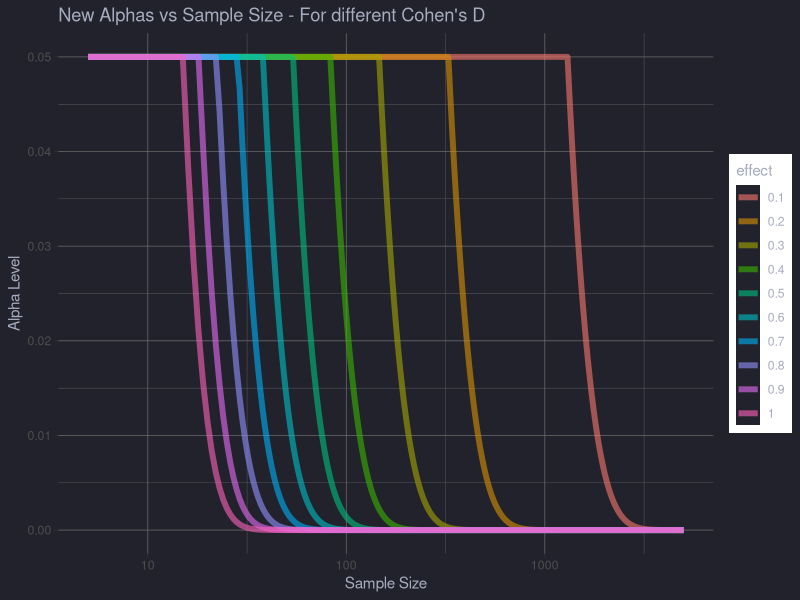
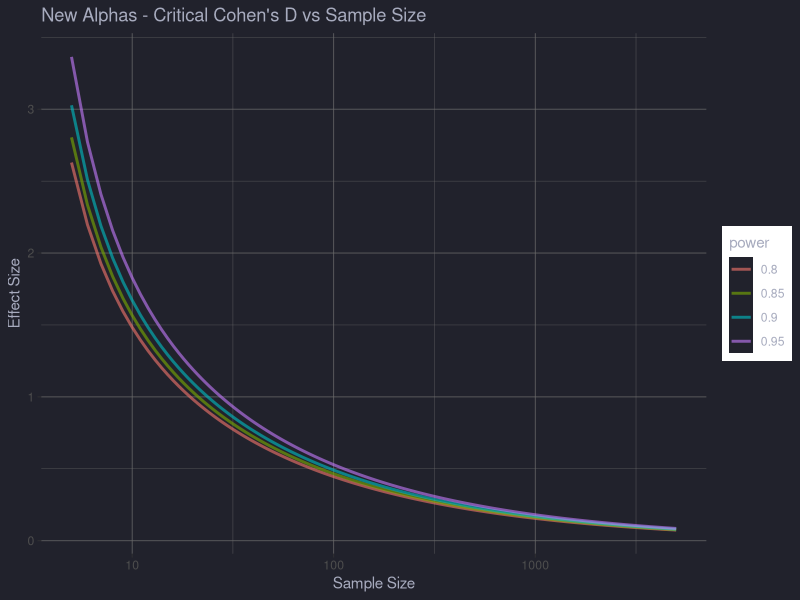
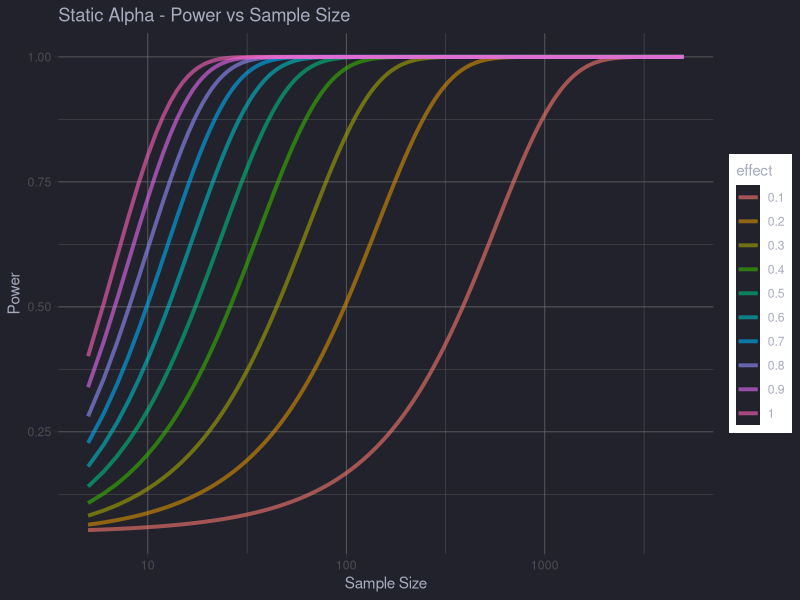
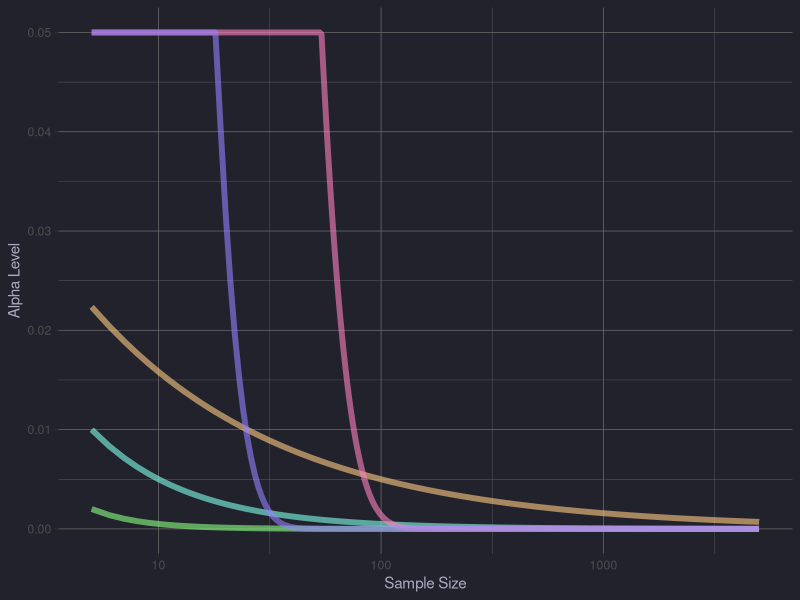

Here is the R script that generated these plots, in order: (Note: this script raises an error after producing the figures.)
## ---- chunk 1
knitr::opts_chunk$set(echo = TRUE)
## ---- chunk 2
library(tidyverse)
library(pwr)

## ---- chunk 3
sample = 5000
sample_2 = 1000 # pwr calc doesn't like alpha being 0, so we stop earlier
alpha = 0.05
effect_size = 0.5
power = 0.8
## ---- chunk 4
effects = seq(0.1,1,0.1)
powers = seq(0.8, 0.95, 0.05)
power_alpha = array(NA, dim = c(length(5:sample), length(effects)))
new_alphas = array(NA, dim = c(length(5:sample), length(effects)))
cohensd = array(NA, dim = c(length(5:sample), length(powers)))
## ---- chunk 5
for(i in 5:sample){
  for(j in 1:length(effects)){
   
  power_alpha[i-4, j] <- pwr.t.test(power = NULL, sig.level = alpha, d = effects[j], n = i, type="paired",alternative="two.sided")$power
  beta = 1-power_alpha[i-4, j]
  new_alphas[i-4, j] = min(alpha, beta)
  }
}
## ---- chunk 6
colnames(new_alphas) <- effects

mini_alphas <- new_alphas |> 
  as_tibble() |> 
  mutate(n = 5:sample) |> 
  pivot_longer(-n, names_to = "effect", values_to = "alpha")

colnames(power_alpha) <- effects

power_tibble_a <- power_alpha |> 
  as_tibble() |> 
  mutate(n = 5:sample) |> 
  pivot_longer(-n, names_to = "effect", values_to = "power")
## ---- chunk 7
for (i in 5:sample){
  for (j in 1:length(powers)){
      cohensd[i-4,j] <- pwr.t.test(power = powers[j], sig.level = alpha/i, d = NULL, n = i, type="paired",alternative="two.sided")$d
    }
  }

## ---- chunk 8
colnames(cohensd) <- powers

mini_cohend <- cohensd |> 
  as_tibble() |> 
  mutate(n = 5:sample) |> 
  pivot_longer(-n, names_to = "power", values_to = "alpha")
## ---- chunk 9
colours = c("#80ffea", "#8aff80", "#ffca80","#ff80bf", "#9580ff" )
bg_colours = c("#21222c", "#414558", "#a7abbe")
col_alpha = 0.6
s= 2

my_aes <- list(
  theme_dark()+
  theme(plot.background = element_rect(fill = bg_colours[1], 
                                       colour = bg_colours[1]),
        panel.background = element_rect(fill = bg_colours[1]),
        text = element_text(colour = bg_colours[3])
        ))
## ---- chunk 10
mini_alphas |> 
  ggplot()+
  geom_line(aes(x = n, y = alpha, colour = effect), alpha = col_alpha, size = s)+
  scale_x_log10(name = "Sample Size")+
  scale_y_continuous(name = "Alpha Level")+
  ggtitle("New Alphas vs Sample Size - For different Cohen's D")+
  my_aes
## ---- chunk 11
mini_cohend |> 
  ggplot()+
  geom_line(aes(x = n, y = alpha, colour = power), alpha = col_alpha, size = s/2)+
  scale_x_log10(name = "Sample Size")+
  scale_y_continuous(name = "Effect Size")+
  ggtitle("New Alphas - Critical Cohen's D vs Sample Size")+
  my_aes
## ---- chunk 12
power_tibble_a |> 
  ggplot()+
  geom_line(aes(x = n, y = power, colour = effect), alpha = col_alpha, size = s/1.5)+
  scale_x_log10(name = "Sample Size")+
  scale_y_continuous(name = "Power")+
  ggtitle("Static Alpha - Power vs Sample Size")+
  my_aes
## ---- chunk 13
alpha_by_n <- tibble(n = 5:sample,
                     an = alpha/n,
                     an2 = alpha/n^2,
                     an3 = alpha/sqrt(n),
                     a5 = new_alphas[,5], 
                     a9 = new_alphas[,9]
                     )

alpha_by_n |> 
  ggplot()+
  geom_line(aes(x = n, y = an), colour = colours[1], alpha = col_alpha, size = s)+
  geom_line(aes(x = n, y = an2), colour = colours[2], alpha = col_alpha, size = s)+
  geom_line(aes(x = n, y = an3), colour = colours[3], alpha = col_alpha, size = s)+
  geom_line(aes(x = n, y = a5), colour = colours[4], alpha = col_alpha, size = s)+
  geom_line(aes(x = n, y = a9), colour = colours[5], alpha = col_alpha, size = s)+
  scale_x_log10(name = "Sample Size")+
  scale_y_continuous(name = "Alpha Level")+
  my_aes
## ---- chunk 14
df <- tibble(posdec = as.vector(power.curves),
             sampsize = rep(nvec, nes),
             es = factor(rep(esvec, each = nn)))



ggplot(data=df, aes(x=sampsize, y=posdec*100, colour=es)) + theme_bw() +
  geom_abline(slope = 0, intercept = 0.05*100) +
  geom_line(size=1.5) +
  geom_point(fill="white", shape=21, show.legend = FALSE) +
  scale_colour_viridis_d(option = "B", end = 0.9) +
  coord_cartesian(ylim=c(0, 100)) +
  scale_x_continuous(breaks = nvec[c(TRUE, FALSE)]) +
  scale_y_continuous(breaks = c(0, 5, seq(25,100,25))) +
  labs(x = "Sample size",
       y = "% positive decisions") +
  theme(axis.title = element_text(size = 16),
        axis.text = element_text(size = 14),
        plot.title = element_text(size = 18),
        panel.grid.minor.y = element_blank(),
        legend.title = element_text(size = 16, face = "bold"),
        legend.text = element_text(size = 12)) +
  guides(colour = guide_legend(reverse=TRUE,override.aes = list(size = 2))) +
  ggtitle('One-sample t-test power curves')



# ggsave('./figures/simres_sw_vg.png', width = 20, height = 12, units = "cm")
## ---- chunk 15
nmin <- 5
nmax <- 1000
nvec <- c(seq(5,10), seq(20,100,10), seq(200,1000,100))
nn <- length(nvec)  
aat <- 0.05 # arbitrary alpha threshold
esvec <- seq(0.1, 1, 0.1)
nes <- length(esvec)
sidt <- 1 # 1=1-sided, 2=2-sided
# Define array of results
fp.res <- array(NA, dim = c(nn, nes))



for(N in 1:nn){
  for(ES in 1:nes){
    power <- pwr.t.test(n = nvec[N], d = esvec[ES], sig.level = aat)$power
    beta <- 1 - power
    fp.res[N,ES] <- min(aat,beta)
  }
}
## ---- chunk 16
df <- tibble(fp = as.vector(fp.res),
             sampsize = rep(nvec, nes),
             es = factor(rep(esvec, each = nn)))



ggplot(data=df, aes(x=sampsize, y=fp, colour=es)) + theme_bw() +
  geom_abline(slope = 0, intercept = 0.05*100) +
  geom_line(size=1.5) +
  geom_point(fill="white", shape=21, show.legend = FALSE) +
  scale_colour_viridis_d(option = "B", end = 0.9) +
  coord_cartesian(ylim=c(0, 0.05)) +
  # scale_x_continuous(breaks = nvec[c(TRUE, FALSE)]) +
  scale_x_continuous(trans='log10') +
  # scale_y_continuous(breaks = c(0, 5, seq(25,100,25))) +
  labs(x = "Sample size",
       y = "% positive decisions") +
  theme(axis.title = element_text(size = 16),
        axis.text = element_text(size = 14),
        plot.title = element_text(size = 18),
        panel.grid.minor.y = element_blank(),
        legend.title = element_text(size = 16, face = "bold"),
        legend.text = element_text(size = 12)) +
  guides(colour = guide_legend(reverse=TRUE,override.aes = list(size = 2))) +
  ggtitle('Alpha = min(alpha, beta)')



# ggsave('./figures/simres_sw_vg.png', width = 20, height = 12, units = "cm")
